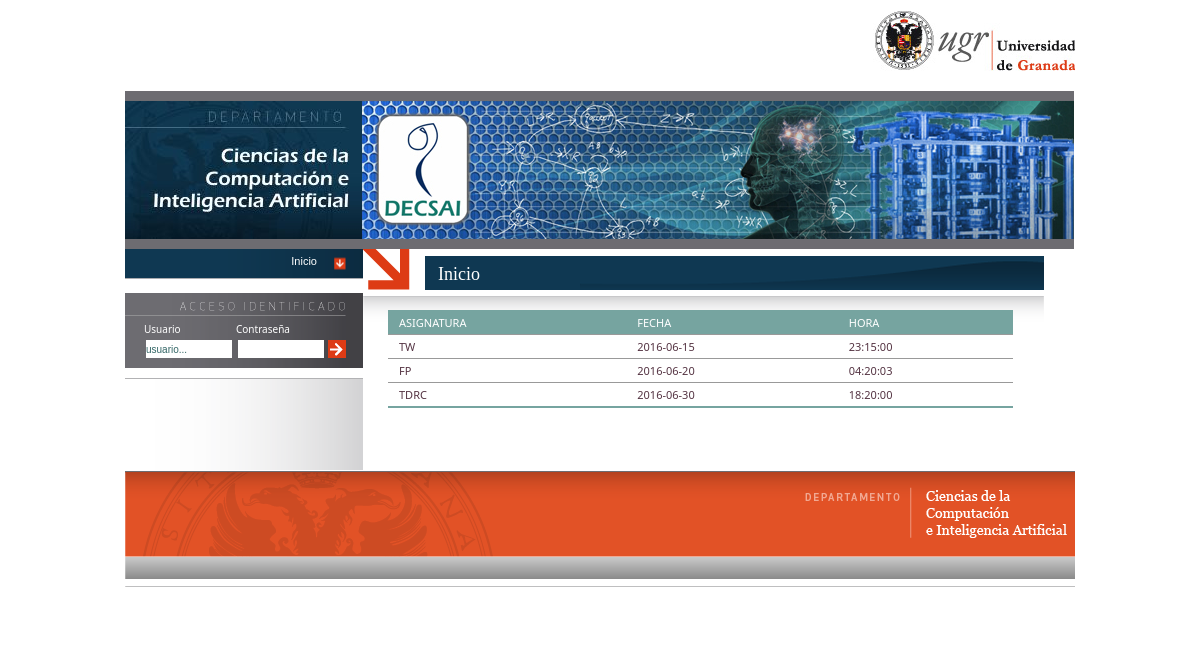
The page / on the database its author committed.
### tables this page shows
CREATE TABLE `revisiones` (
  `codigo_revision` varchar(30) NOT NULL,
  `Asignatura` varchar(30) NOT NULL,
  `Fecha` date NOT NULL,
  `Hora` time NOT NULL,
  `Lugar` varchar(30) NOT NULL,
  `Profesor` varchar(30) NOT NULL,
  `Estado` varchar(30) NOT NULL DEFAULT 'No activa'
);

### ConexionBD.php (called while the page is built, shortened)
<?php
function conexion() {
    $servername = "solaris.ugr.es";
    $username = "ejercicio_pw";
    $password = "pass_ejercicio_pw";
    $dbname = "75152552Y";
    $conexion = mysqli_connect($servername, $username, $password, $dbname);
    return $conexion;
}
?>

### index.php (the view, shortened to what this page needs)
<?php
require './ConexionBD.php';
?>
<!DOCTYPE html PUBLIC "-//W3C//DTD XHTML 1.0 Strict//EN" "http://www.w3.org/TR/xhtml1/DTD/xhtml1-strict.dtd">
<html xmlns="http://www.w3.org/1999/xhtml" lang="es" xml:lang="es" >
    <head>
        <link rel="stylesheet" id="css-style" type="text/css" href="css/style-gestionTurnos.css" media="all" />
        <link href="css/style_dock.css" rel="stylesheet" type="text/css" />
    </head>
    <body>
        <div id="contenedor_margenes" class="">
            <div id="contenedor" class="">
                <div id="cabecera" class="">
                    <h1 id="cab_inf">Ciencias de la Computación e Inteligencia Artificial</h1>
                    <div id="formularios">
                        <a href="http://www.ugr.es" id="enlace_ugr">Universidad de Granada</a>
                        <div class="depto titulo"><span class="titulo_stack">Departamento</span><a href="index.php" id="enlace_stack">Departamento de Ciencias de la Computación e I.A.</a></div>
                    </div>
                </div>
                <div>
                    <div id="general">
                        <div id="menus">
                            <div id="enlaces_secciones" class="mod-menu_secciones">
                                <ul>
                                    <li class="selected tipo2-selected item-first_level"><a href="index.php">Inicio</a></li>
                                </ul>
                            </div>
                            <form class="widget_loginform" action="login.php" method="post" onsubmit="return loginUsuario()">
                                <div id="login_form_widget" class="mod-buttons fieldset login_form login_form_widget">
                                    <label id="login_widget" for="ilogin_widget" class="login login_widget">
                                        <span>Usuario</span>
                                        <input name="user" id="ilogin_widget" value="usuario..." onfocus="javascript:if (this.value = 'usuario...')
                                                    this.value = '';
                                                return true;" type="text" />
                                    </label>
                                    <label id="password_widget" for="ipassword_widget" class="password password_widget">
                                        <span>Contraseña</span>
                                        <input name="passwd" id="ipassword_widget" type="password" />
                                    </label>
                                    <label id="enviar_login_widget" for="submit_login_widget" class="enviar_login enviar_login_widget">
                                        <input src="img/transp.gif" alt="enviar datos de identificación" name="submit" id="submit_login_widget" class="image-enviar" type="image" />
                                    </label>
                                </div>
                            </form>
                        </div>
                        <div id="pagina">
                            <h1 id="titulo_pagina"><span class="texto_titulo">Inicio</span></h1>
                            <div id="contenido" class="sec_interior">
                                <div class="content_doku" style="text-align:center">
                                    <?php
                                    $sql = "SELECT * FROM `revisiones` order by `Fecha`";
                                    $result = conexion()->query($sql);
                                    if ($result->num_rows > 0) {
                                        ?>
                                        <table class="sec_interior " style="width: 99%">
                                            <tbody>
                                                <tr>
                                                    <th class="leftalign">Asignatura</th>
                                                    <th class="leftalign">Fecha</th>
                                                    <th class="leftalign">Hora</th>
                                                    <?php while ($row = mysqli_fetch_array($result)) { ?>
                                                    </tr>
                                                    <tr>
                                                        <td> <a href="InfoColas.php?codigo=<?php echo $row['codigo_revision'] ?>"><?php echo $row['Asignatura'] ?> </a> </td>
                                                        <td> <a href="InfoColas.php?codigo=<?php echo $row['codigo_revision'] ?>"> <?php echo $row['Fecha'] ?> </a> </td>
                                                        <td> <a href="InfoColas.php?codigo=<?php echo $row['codigo_revision'] ?>"> <?php echo $row['Hora'] ?> </a></td>
                                                    </tr>
                                                <?php } ?>
                                        </table>
                                        <?php
                                    } else {
                                        echo "No hay colas disponibles en este momento.";
                                    }
                                    ?>
                                </div>
                            </div>
                        </div>
                    </div>
                    <div id="interior_pie">
                        <div id="pie"></div>
                    </div>
                </div>
            </div>
        </div>
    </body>
</html>

### css/style_dock.css (style rules this page uses)
a, a:visited { outline: none }

### rows shown on the page
revisiones: Asignatura "TW", Fecha "2016-06-15", Hora "23:15:00"
revisiones: Asignatura "FP", Fecha "2016-06-20", Hora "04:20:03"
revisiones: Asignatura "TDRC", Fecha "2016-06-30", Hora "18:20:00"
